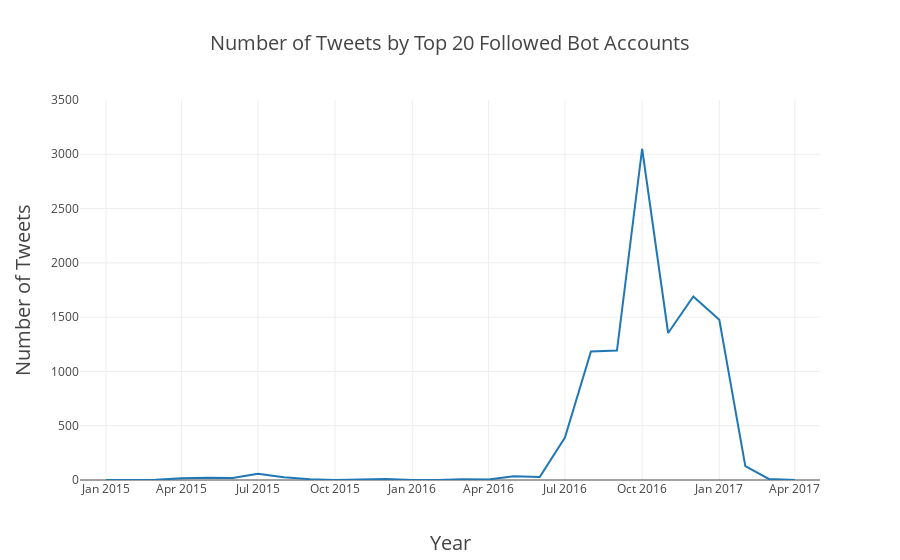

Here is the notebook cell this chart was saved with:
### Code cell
trace0 = Scatter(
    name = "Tweets Made",
    x=tweetcount.Date,
    y=tweetcount.counts)
data = Data([trace0])

layout = Layout(
    title = "Number of Tweets by Top 20 Followed Bot Accounts",
    yaxis=dict(
        title='Number of Tweets',
        range=[0, 3500],
        titlefont=dict(
            size=20,
        )
    ),
   
    xaxis = dict(
        title='Year',
        range = ['2014-12','2017-5'],
        titlefont=dict(
            size=20,
        )
    )
)
fig = Figure(data=data, layout=layout)
fig['layout'].update(titlefont=dict(size=20))
iplot(fig)

### Figure 1 — Plotly figure (JSON) as saved in the notebook; plotly's stock layout.template omitted (floating-point values rounded to 4 significant figures)
{"data": [{"name": "Tweets Made", "type": "scatter", "x": ["2015-01", "2015-02", "2015-03", "2015-04", "2015-05", "2015-06", "2015-07", "2015-08", "2015-09", "2015-10", "2015-11", "2015-12", "2016-01", "2016-02", "2016-03", "2016-04", "2016-05", "2016-06", "2016-07", "2016-08", "2016-09", "2016-10", "2016-11", "2016-12", "2017-01", "2017-02", "2017-03", "2017-04"], "y": [1, 1, 2, 15, 21, 18, 58, 26, 8, 1, 2, 9, 1, 1, 8, 5, 34, 27, 391, 1184, 1192, 3051, 1354, 1690, 1476, 127, 10, 1]}], "layout": {"title": "Number of Tweets by Top 20 Followed Bot Accounts", "titlefont": {"size": 20}, "xaxis": {"range": ["2014-12", "2017-5"], "title": "Year", "titlefont": {"size": 20}}, "yaxis": {"range": [0, 3500], "title": "Number of Tweets", "titlefont": {"size": 20}}}}
